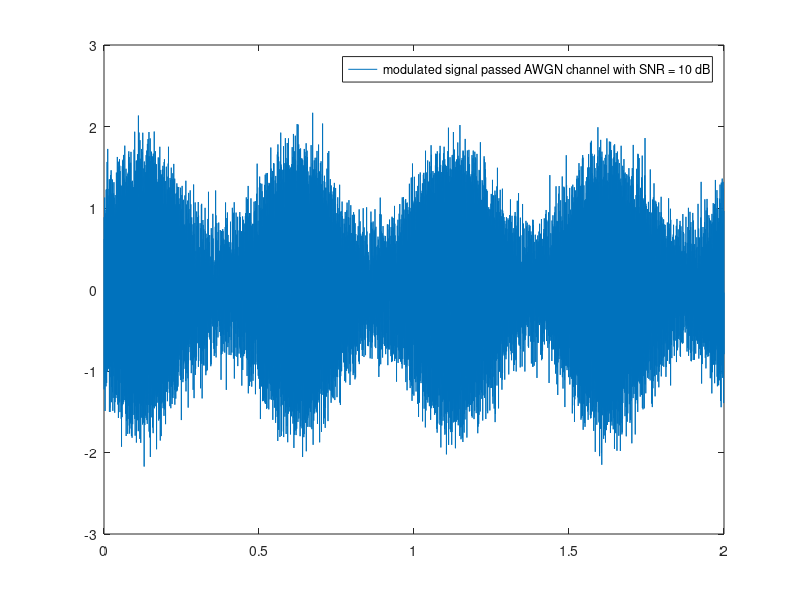
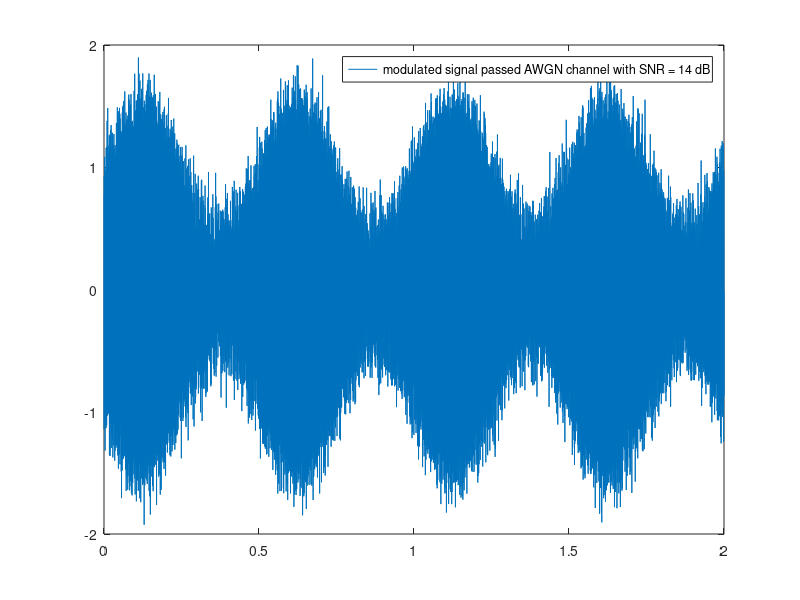
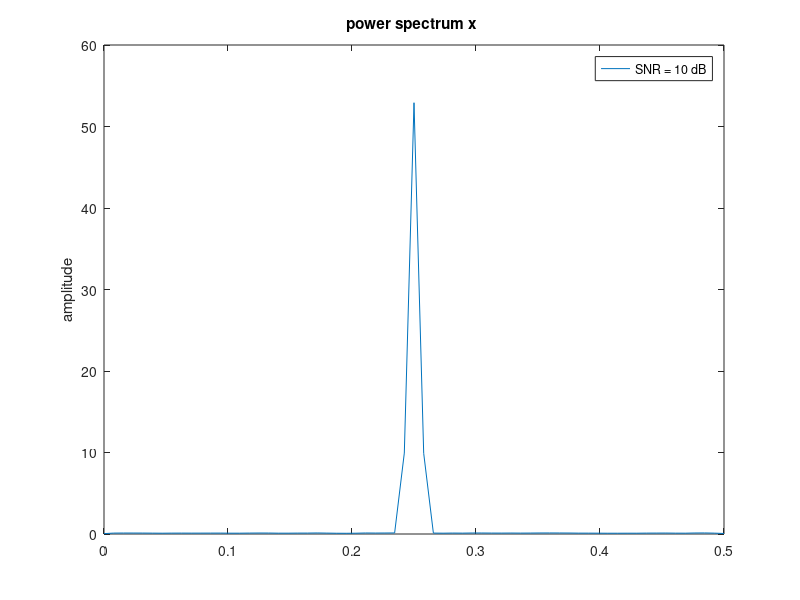
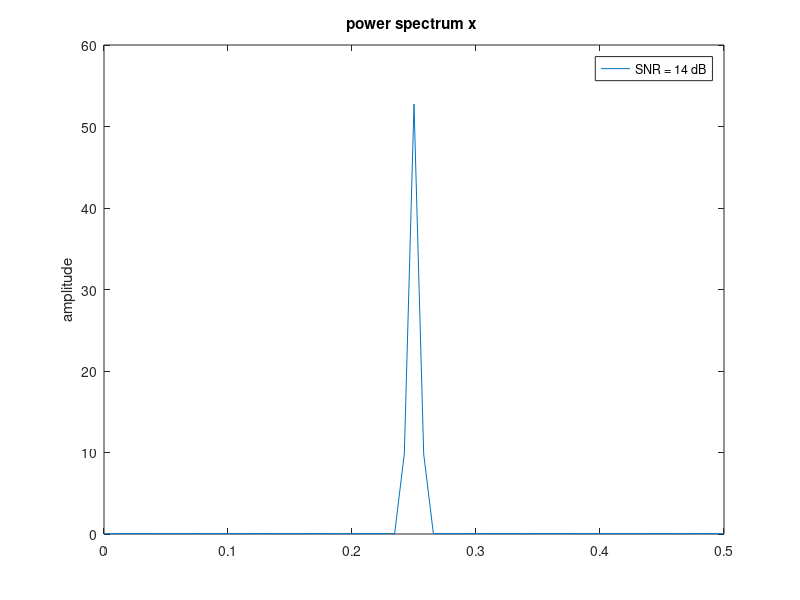

MATLAB code to generate these figures, in order:
%% HW 4
%% Q2

clear
clc

miu = 0.5;

fm = 2;
fc = 1000;
fs = 4*fc;
L = 2;
t = linspace(0,L,L*fs);

%since ammod() gives suppressed carrier signal we define x of t as follow
x =1 + miu*sin(2*pi*fm*t);

u = ammod(x,fc,fs);

SNR1 = 10;
SNR2 = 14;

noise = randn(1,L*fs);

%define noise coefficients a1 and a2 to satisfy SNR
a1 = sqrt((u*u')/((noise*noise')*10^(SNR1/10)));
a2 = sqrt((u*u')/((noise*noise')*10^(SNR2/10)));

un1 = u + a1*noise;
un2 = u + a2*noise;

xr1 = (amdemod(un1,fc,fs)-1)/miu;
xr2 = (amdemod(un2,fc,fs)-1)/miu ;

figure
plot(t,un1);
legend('modulated signal passed AWGN channel with SNR = 10 dB')
figure
plot(t,un2);
legend('modulated signal passed AWGN channel with SNR = 14 dB');

figure
pwelch(un1);
legend('SNR = 10 dB');

figure
pwelch(un2);
legend('SNR = 14 dB');

figure
plot(t,xr1);
legend('recieved signal with SNR = 10 dB')
figure
plot(t,xr2);
legend('recieved signal with SNR = 14 dB');

figure
load('Num.mat')
plot(t,filter(Num,1,xr1))

